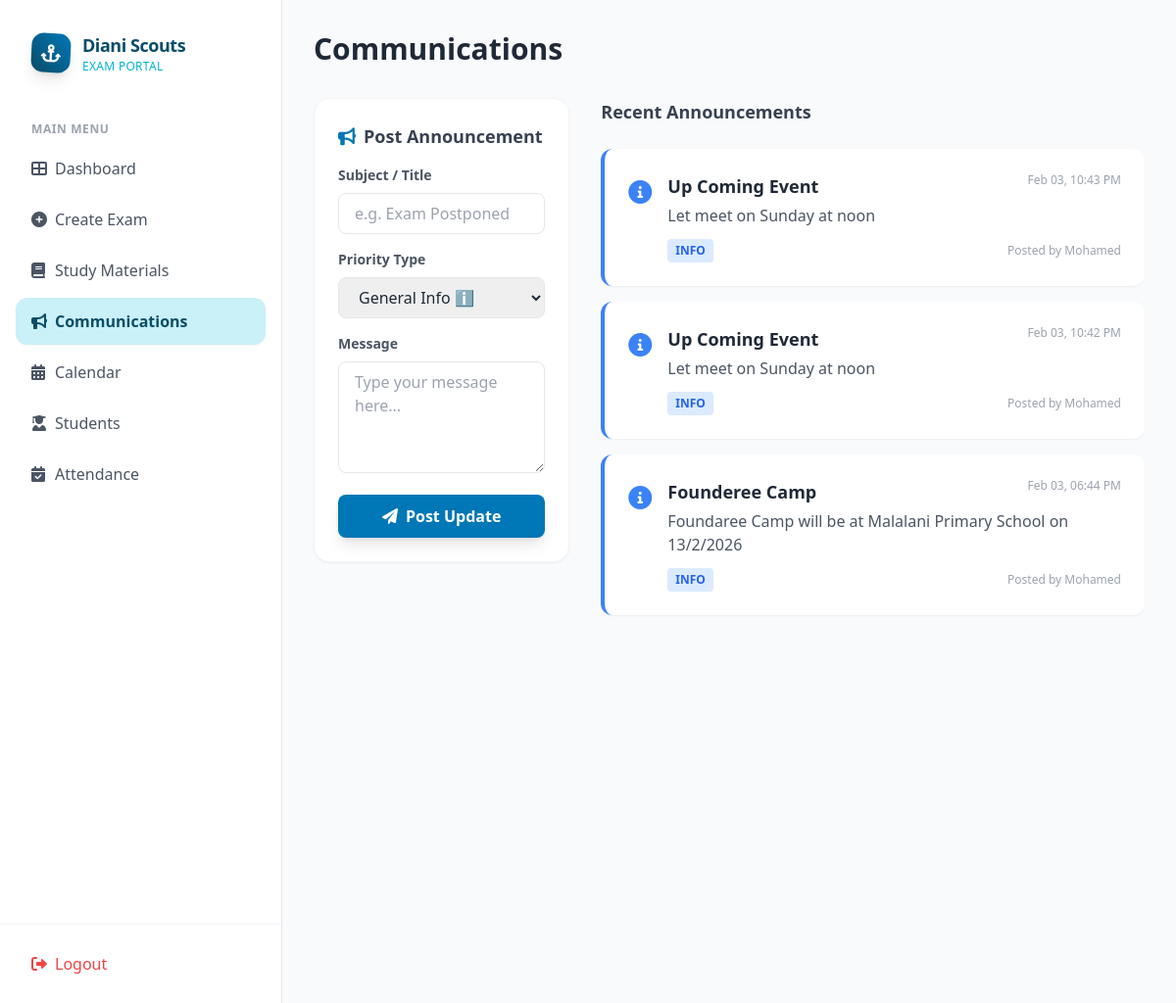
Screenshot of /instructor/communications.php (signed in) with the database file from the repository.
### tables this page shows
CREATE TABLE `announcements` (
  `id` int(11) NOT NULL AUTO_INCREMENT,
  `title` varchar(255) NOT NULL,
  `message` text NOT NULL,
  `type` enum('info','warning','urgent') DEFAULT 'info',
  `created_by` int(11) DEFAULT NULL,
  `created_at` timestamp NULL DEFAULT current_timestamp(),
  `target_role` enum('all','student','instructor') DEFAULT 'all',
  PRIMARY KEY (`id`),
  KEY `created_by` (`created_by`),
  CONSTRAINT `announcements_ibfk_1` FOREIGN KEY (`created_by`) REFERENCES `users` (`id`) ON DELETE CASCADE
);

CREATE TABLE `users` (
  `id` int(11) NOT NULL AUTO_INCREMENT,
  `name` varchar(100) NOT NULL,
  `email` varchar(100) NOT NULL,
  `password` varchar(255) NOT NULL,
  `role` enum('student','instructor','admin') DEFAULT 'student',
  `created_at` timestamp NULL DEFAULT current_timestamp(),
  `school` varchar(255) DEFAULT NULL,
  `troop_id` varchar(50) DEFAULT NULL,
  `profile_image` varchar(255) DEFAULT 'assets/images/default_avatar.png',
  `status` enum('active','inactive') DEFAULT 'active',
  PRIMARY KEY (`id`),
  UNIQUE KEY `email` (`email`)
);

### instructor/communications.php (the view, shortened to what this page needs)
<?php
include_once '../config/db.php';
$database = new PDO("mysql:host=$host;dbname=$db_name", $username, $password);
$stmt = $database->prepare("SELECT a.*, u.name as author FROM announcements a JOIN users u ON a.created_by = u.id ORDER BY a.created_at DESC");
$stmt->execute();
?>
<?php include_once '../includes/header.php'; ?>
<div class="flex flex-col md:flex-row flex-1 bg-gray-50 h-screen overflow-hidden">
    <?php include_once '../includes/sidebar.php'; ?>
    <main class="flex-1 overflow-y-auto p-8">
        <h1 class="text-3xl font-bold text-gray-800 mb-8">Communications</h1>
        <div class="grid grid-cols-1 lg:grid-cols-3 gap-8">
            <div class="bg-white rounded-2xl shadow-sm border border-gray-100 p-6 h-fit">
                <h2 class="text-lg font-bold text-gray-700 mb-4 flex items-center gap-2">
                    <i class="fas fa-bullhorn text-brand-blue"></i> Post Announcement
                </h2>
                <form action="save_announcement_logic.php" method="POST" class="space-y-4">
                    <div>
                        <label class="block text-gray-600 text-sm font-bold mb-2">Subject / Title</label>
                        <input type="text" name="title" required
                            class="w-full px-4 py-2 border rounded-lg focus:outline-none focus:ring-2 focus:ring-brand-blue"
                            placeholder="e.g. Exam Postponed">
                    </div>
                    <div>
                        <label class="block text-gray-600 text-sm font-bold mb-2">Priority Type</label>
                        <select name="type" required
                            class="w-full px-4 py-2 border rounded-lg focus:outline-none focus:ring-2 focus:ring-brand-blue">
                            <option value="info">General Info ℹ️</option>
                        </select>
                    </div>
                    <div>
                        <label class="block text-gray-600 text-sm font-bold mb-2">Message</label>
                        <textarea name="message" rows="4" required
                            class="w-full px-4 py-2 border rounded-lg focus:outline-none focus:ring-2 focus:ring-brand-blue"
                            placeholder="Type your message here..."></textarea>
                    </div>
                    <button type="submit"
                        class="w-full bg-brand-blue text-white py-2.5 rounded-lg font-bold hover:bg-blue-600 transition shadow-lg flex items-center justify-center gap-2">
                        <i class="fas fa-paper-plane"></i> Post Update
                    </button>
                </form>
            </div>
            <div class="lg:col-span-2 space-y-6">
                <h2 class="text-lg font-bold text-gray-700">Recent Announcements</h2>
                <?php if ($stmt->rowCount() > 0): ?>
                    <div class="space-y-4">
                        <?php while ($row = $stmt->fetch(PDO::FETCH_ASSOC)): ?>
                            <?php
                            $bg_class = 'bg-white border-l-4 border-blue-500';
                            $icon_class = 'text-blue-500 fa-info-circle';
                            $badge_class = 'bg-blue-100 text-blue-600';
                            ?>
                            <div class="<?php echo $bg_class; ?> rounded-xl p-6 shadow-sm flex items-start gap-4">
                                <div class="flex-shrink-0 mt-1">
                                    <i class="fas <?php echo $icon_class; ?> text-2xl"></i>
                                </div>
                                <div class="flex-1">
                                    <div class="flex justify-between items-start mb-1">
                                        <h3 class="font-bold text-gray-800 text-lg">
                                            <?php echo htmlspecialchars($row['title']); ?>
                                        </h3>
                                        <span class="text-xs text-gray-400 whitespace-nowrap">
                                            <?php echo date('M d, h:i A', strtotime($row['created_at'])); ?>
                                        </span>
                                    </div>
                                    <p class="text-gray-600 mb-3">
                                        <?php echo nl2br(htmlspecialchars($row['message'])); ?>
                                    </p>
                                    <div class="flex items-center justify-between">
                                        <span class="px-2 py-1 rounded text-xs font-bold uppercase <?php echo $badge_class; ?>">
                                            <?php echo $row['type']; ?>
                                        </span>
                                        <span class="text-xs text-gray-400">Posted by
                                            <?php echo $row['author']; ?>
                                        </span>
                                    </div>
                                </div>
                            </div>
                        <?php endwhile; ?>
                    </div>
                <?php endif; ?>
            </div>
        </div>
    </main>
</div>
<?php include_once '../includes/footer.php'; ?>

### assets/css/style.css (style rules this page uses)
body { font-family: 'Inter', sans-serif; }

### rows the page displays
announcements: title "Up Coming Event", created_at "Feb 03, 10:43 PM", message "Let meet on Sunday at noon", type "INFO", created_by.name "Mohamed"
announcements: title "Up Coming Event", created_at "Feb 03, 10:42 PM", message "Let meet on Sunday at noon", type "INFO", created_by.name "Mohamed"
announcements: title "Founderee Camp", created_at "Feb 03, 06:44 PM", message "Foundaree Camp will be at Malalani Primary School on 13/2/2026", type "INFO", created_by.name "Mohamed"
